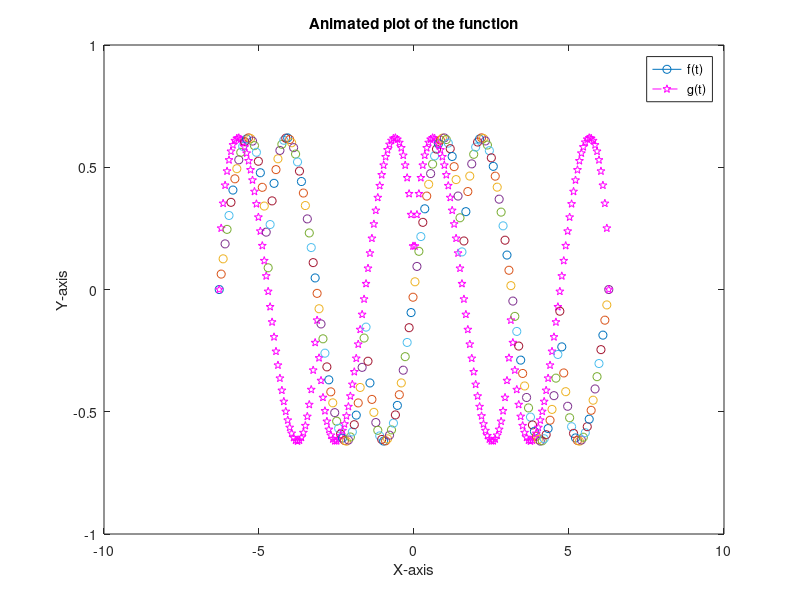

The MATLAB script that drew this image:
% plot_ex23.m
for t=linspace(-2*pi, 2*pi, 200)
    f=sin(t)*sqrt(abs(cos(t)));
    g=cos(t)*sqrt(abs(sin(t))); drawnow
    plot(t,f, 'o-',t, g, 'mp--')
    hold all % used for colorful markers
end
title('Animated plot of the function')
xlabel('X-axis'); ylabel('Y-axis'); legend('f(t)', 'g(t)')
